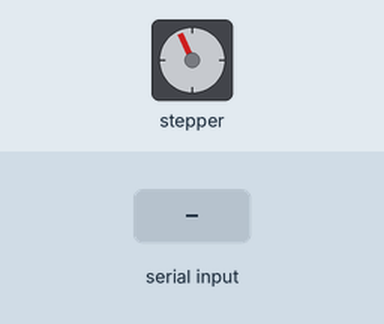
Simulated run of this sketch. Board: Arduino Uno, built with avr-gcc and run on an emulated ATmega328P. Shown: stepper motor. Wiring (inferred from the names in the program): stepper motor driver (200 steps per turn assumed): step pin 3; direction pin 4. The test bench sets the inputs (shaded band).

Above: at 1.25 s.
1.3 s: "90,45\n" received over Serial
At 1.8 s:
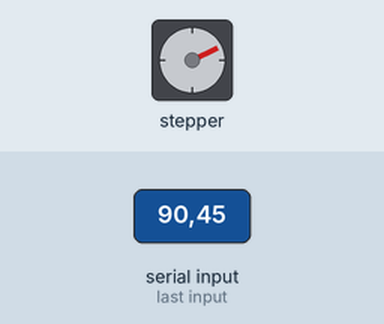
4.3 s: "30,150\n" received over Serial
At 5.45 s:
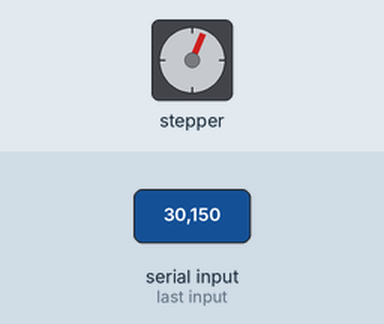
7.3 s: "0\n" received over Serial
At 8.75 s:
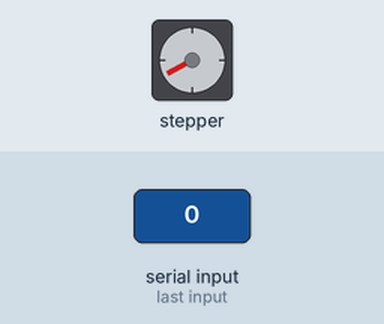
10.3 s: "1\n" received over Serial
Timing chart, 0 to 14.3 s (numbered marks = the images above; inputs shaded):
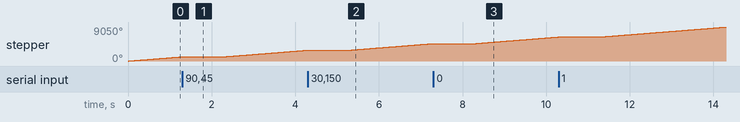

The sketch:

StepperMotorTest.ino
```cpp
#include <TimedAction.h>

// defines pins numbers
const int stepPin = 3;
const int dirPin = 4;
const int stepPin2 = 5;
const int dirPin2 = 6;

boolean stopBool = false;

void changePins();

TimedAction motorThread = TimedAction(1, changePins);

void setup() {
  Serial.begin(9600);
  // Sets the two pins as Outputs
  pinMode(stepPin,OUTPUT);
  pinMode(dirPin,OUTPUT);
  digitalWrite(dirPin,HIGH);
  digitalWrite(dirPin2,HIGH);
}

char temp = '0';

void loop() {
  motorThread.check();
  while(Serial.available() == 0){return;}
  int number = Serial.parseInt();
  if(number == 1){
    digitalWrite(dirPin,HIGH);
  }
  else if(number == 2){
    digitalWrite(dirPin,LOW);
  }
  else if(number == 3){
    digitalWrite(dirPin2,HIGH);
  }
  else if(number == 4){
    digitalWrite(dirPin2,LOW);
  }
  /*while(Serial.available() == 0) {motorThread.check(); stopBool = false; return;}
  if (Serial.available() > 0){
    temp = Serial.read();
  }
  if(temp == 'r'){
    stopBool = false;
    digitalWrite(dirPin,HIGH);
  }
  else if(temp == 'l'){
    stopBool = false;
    digitalWrite(dirPin,LOW);
  }
  else if(temp == 'u'){
    stopBool = false;
    digitalWrite(dirPin2,HIGH);
  }
  else if(temp == 'd'){
    stopBool = false;
    digitalWrite(dirPin2,LOW);
  }
  else {
    stopBool = true;
  }*/
}

boolean onState = false;

void changePins(){
  if(!stopBool){
    if(onState){
      digitalWrite(stepPin,LOW);
      digitalWrite(stepPin2,LOW);
    }
    else{
      digitalWrite(stepPin,HIGH);
      digitalWrite(stepPin2,HIGH);
    }
    onState = !onState;
  }
}
```
